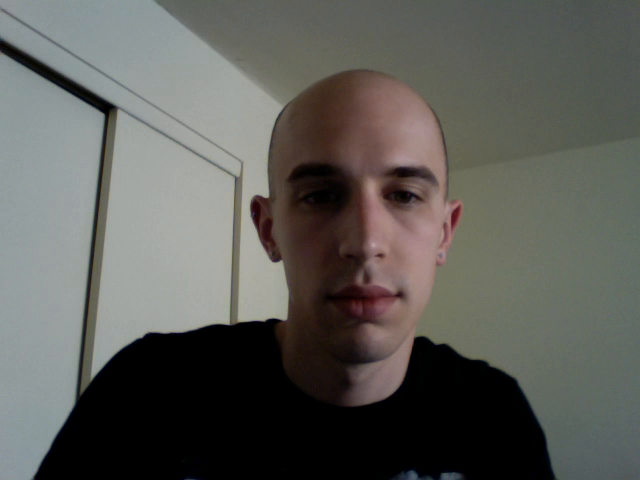
#> input picture frame 15 of Chapter03/video/adrian_face.mov, 640 x 480 px
$ python cam.py
#> lines starting #> are read from the running program, lines starting #| are printed output that depends on the picture
#> further down, frame is the input picture: shape (480, 640, 3); mean B, G, R 88.4, 93.1, 93.2
### Chapter03/utilities/imutils.py
import numpy as np
import cv2


# [23 lines left out: functions translate, rotate, not called in this run]


def resize(image, width=None, height=None, inter=cv2.INTER_AREA):
    # Grab the image size
#> called with width = 300, inter = 3
    (h, w) = image.shape[:2]
#> h = 480; w = 640

    # If both the width and height are None, then return the original image
    if width is None and height is None:
        return image

    # Check to see if the width is None
    if width is None:
        # Calculate the ratio of the height and construct the dimensions
        r = height / float(h)
        dim = (int(w * r), height)

    # Otherwise, the height is None
    else:
        # Calculate the ratio of the width and construct the dimensions
        r = width / float(w)
#> r = 0.469
        dim = (width, int(h * r))
#> dim = (300, 225)

    # Resize the image
    resized = cv2.resize(image, dim, interpolation=inter)

    # Return the resized image
    return resized

### Chapter03/utilities/facedetector.py
import cv2


class FaceDetector:
    def __init__(self, face_cascade_path):
        # Load the face detector
        self.face_cascade = cv2.CascadeClassifier(face_cascade_path)

    def detect(self, image, scale_factor=1.1, min_neighbors=5):
        # Detect faces in the image
        boxes = self.face_cascade.detectMultiScale(image, scale_factor, min_neighbors, flags=cv2.CASCADE_SCALE_IMAGE)

        # Return the bounding boxes
        return boxes

### Chapter03/cam.py
from utilities.facedetector import FaceDetector
from utilities import imutils
import cv2

# Define paths
video_path = 'video/adrian_face.mov'
cascade_path = 'cascades/haarcascade_frontalface_default.xml'

# Construct the face detector
detector = FaceDetector(cascade_path)

# Load the video
camera = cv2.VideoCapture(video_path)

while True:
    # Grab the current frame
    (ok, frame) = camera.read()

    # If a frame does not exist, video is over
    if not ok:
        break

    # Resize the frame and convert it to greyscale
    frame = imutils.resize(frame, width=300)
    gray = cv2.cvtColor(frame, cv2.COLOR_BGR2GRAY)
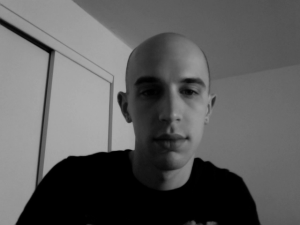
#> gray: shape (225, 300); min 0, max 173, mean 92.6

    # Detect faces in the image and clone the frame
    face_boxes = detector.detect(gray, 1.1, 5)
#> in detect, `boxes = self.face_cascade.detectMultiScale(image, scale_factor, min_ne..`: boxes = [[117, 50, 109, 109]]
#> face_boxes = [[117, 50, 109, 109]]
    clone = frame.copy()

    # Draw the face bounding boxes
    for (x, y, w, h) in face_boxes:
        cv2.rectangle(clone, (x, y), (x + w, y + h), (0, 255, 0), 2)
#> this loop made 1 pass
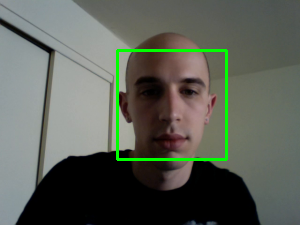
#> clone: shape (225, 300, 3); mean B, G, R 86.6, 96.1, 91.1

    # Show our detected faces
    cv2.imshow("Face", clone)

    # Ff the 'q' key is pressed, stop the loop
    if cv2.waitKey(1) & 0xFF == ord("q"):
#> (key q is pressed here)
        break

# Cleanup the camera and close any open windows
camera.release()
cv2.destroyAllWindows()

$ run again, starting later in the video
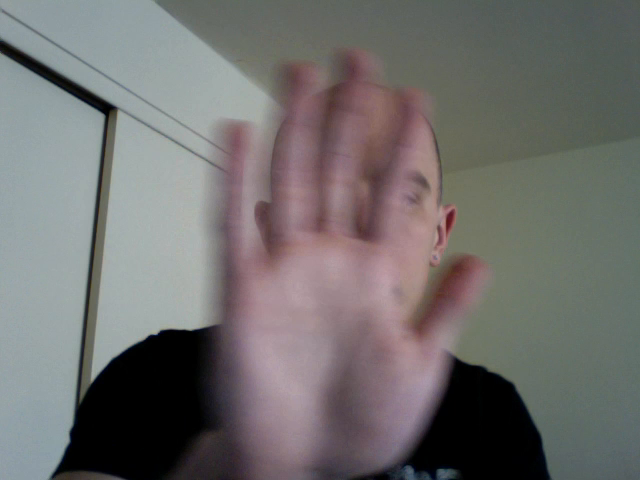
#> input picture frame 68 of Chapter03/video/adrian_face.mov, 640 x 480 px
#> frame is the input picture: shape (480, 640, 3); mean B, G, R 109.5, 110.7, 112.5
#> `gray = cv2.cvtColor(frame, cv2.COLOR_BGR2GRAY)`:
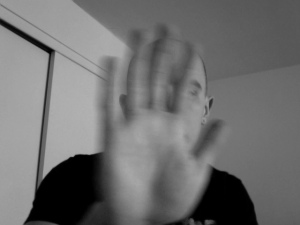
#> gray: shape (225, 300); min 0, max 178, mean 111.1
#> boxes = ()

$ run again, starting later in the video
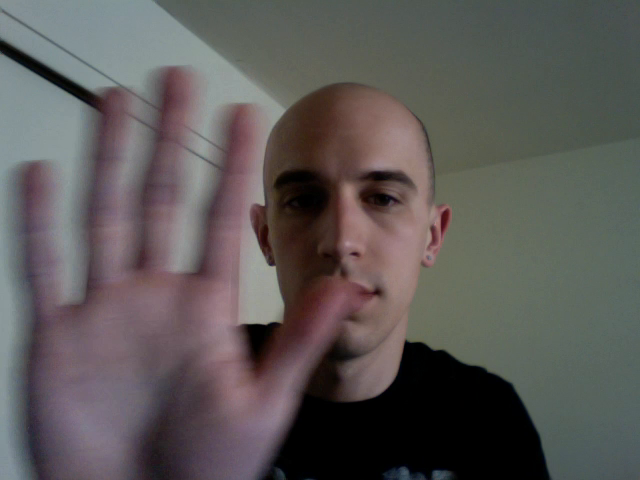
#> input picture frame 121 of Chapter03/video/adrian_face.mov, 640 x 480 px
#> frame is the input picture: shape (480, 640, 3); mean B, G, R 87.1, 88.5, 92.3
#> `gray = cv2.cvtColor(frame, cv2.COLOR_BGR2GRAY)`:
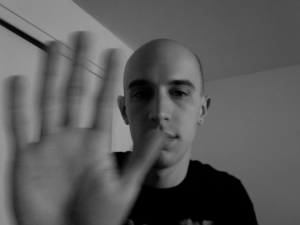
#> gray: shape (225, 300); min 0, max 162, mean 89.5
#> boxes = [[111, 54, 101, 101]]
#> the loop `for (x, y, w, h) in face_boxes:` made 1 pass
#> after the loop `for (x, y, w, h) in face_boxes:`:
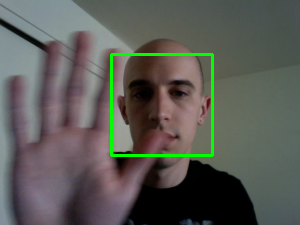
#> clone: shape (225, 300, 3); mean B, G, R 85.5, 91.4, 90.4
